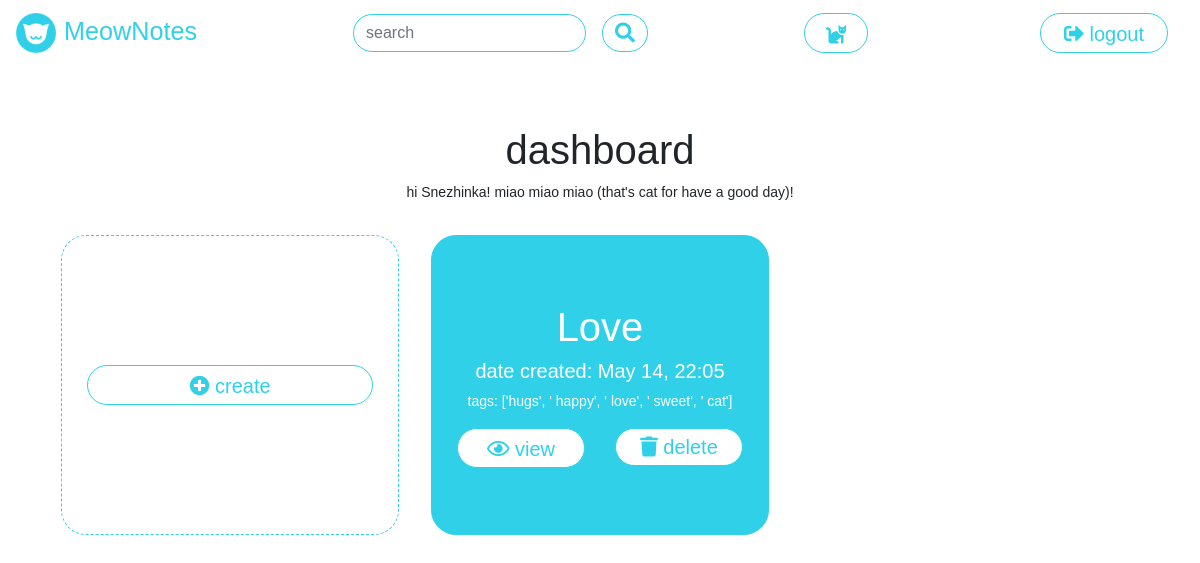
The app's page /dashboard (signed in) with its own data.
### tables this page shows
CREATE TABLE "notes" (
 "id" INTEGER UNIQUE,
 "uid" INTEGER NOT NULL,
 "date_created" TEXT NOT NULL,
 "title" TEXT NOT NULL,
 "tags" TEXT,
 "content" BLOB NOT NULL,
 PRIMARY KEY("id")
);

### meownotes/pawprint.py (the view)
@bp.route("/dashboard")
def dashboard():
    if g.uid:
        session_user = g.username
        uid = g.uid
        db_user_results = get_notes_by_user(uid)
        note_data = process_note_results(db_user_results)
        msg = create_welcome_message(session_user)
        return render_template("dashboard.html", msg=msg, menu_item="logout", data=note_data)
    return redirect("/")

### meownotes/dbquery.py (called while the page is built)
def get_db():
    if DEBUG:
        print(">>> INFO: MeowNotes database configured is: %s" % current_app.config["DATABASE"])
    if "db" not in g:
        g.db = sqlite3.connect(
            current_app.config["DATABASE"],
            detect_types=sqlite3.PARSE_DECLTYPES
        )
        g.db.row_factory = sqlite3.Row
    return g.db

def execute_select(query):
    db = get_db()
    result = db.execute(query).fetchall()
    if DEBUG:
        print(result)
    return result

def get_user_by_name(username):
    query_input_items = [{"val": username, "cols": ["username"], "type": "exact", "condition": True}]
    query = prepare_query("GET_CONDITIONAL", "users", query_input_items)
    results = execute_select(query)
    return results

def get_id_by_user(username):
    db_res = get_user_by_name(username)
    db_user = parse_user(db_res[0])
    uid = db_user["uid"]
    return uid

def get_notes_by_user(uid):
    query_input_items = [{"val": uid, "cols": ["uid"], "type": "exact", "condition": True}]
    query = prepare_query("GET_CONDITIONAL", "notes", query_input_items)
    results = execute_select(query)
    return results

def parse_user(db_result):
    result = {
        "uid": db_result[0],
        "username": db_result[1],
        "password": db_result[2]
    }
    return result

def parse_note(db_note):
    real_date = dateutil.parser.parse(db_note[2])
    result = {
        "note_id": db_note[0],
        "uid": db_note[1],
        "date_created": db_note[2],
        "ui_date": real_date.strftime('%b %d, %H:%m'),
        "title": db_note[3],
        "tags": db_note[4].split(","),
        "content": db_note[5],
    }
    return result

def process_note_results(db_notes):
    parsed_notes = []
    for db_note in db_notes:
        parsed_notes.append(parse_note(db_note))
    parsed_notes.sort(key=operator.itemgetter('date_created'))
    return parsed_notes

### meownotes/pawprint.py (called while the page is built)
@bp.before_app_request
def check_user_logged_in():
    if session.get("username") is not None:
        g.username = session.get("username")
        g.uid = get_id_by_user(session.get("username"))
    else:
        g.uid = None

### meownotes/utils.py (called while the page is built)
def format_value_for_db(value, cols, paramtype):
    if type(value) == int or "id" in cols:
        result = str(value)
    elif paramtype == "contains":
        result = "'%" + value + "%'"
    else:
        result = "'" + value + "'"
    return result

### meownotes/templates/dashboard.html (shortened to what this page needs)
<!DOCTYPE html>
<html lang="en" dir="ltr">
{% extends "meownotes.html" %}
  {% block head %}
  {{ super() }}
  {% endblock %}
  {% block content %}
  <div class="content main">
    <div class="row">
      <div class="col my-auto text-center">
        <div class="my-auto">
          <h1>dashboard</h1>
          {{msg}}
        </div>
      </div>
    </div>
    <div class="row dash-notes-row align-items-center">
      <div class="col-4 text-center dash-notes-col my-auto">
        <div class="dashboard-note-prompt card">
          <div class="card-contents my-auto">
            <div class="row">
              <div class="col">
                <div class="meownotes-button meownotes-link my-auto meownotes-go-accent">
                  <span class="align-middle">
                    <a href="{{ url_for('pawprint.create') }}">
                      <i class="fas fa-plus-circle"></i> create
                    </a>
                  </span>
                </div>
              </div>
            </div>
          </div>
        </div>
      </div>
      {% for note in data %}
      <div class="col-4 text-center dash-notes-col my-auto">
        <div class="dashboard-note card">
          <div class="card-contents my-auto">
            <div class="row">
              <div class="col">
                <h1>{{ note['title'] }}</h1>
              </div>
            </div>
            <div class="row">
              <div class="col">
                <h5>date created: {{ note['ui_date'] }}</h5>
              </div>
            </div>
            <div class="row">
              <div class="col">
                <p>tags: {{ note['tags'] }}</p>
              </div>
            </div>
            <div class="row">
              <div class="col-6">
                <div class="meownotes-button meownotes-link my-auto meownotes-go-accent">
                  <span class="align-middle">
                    <a href="{{ url_for('pawprint.view', id=note['note_id']) }}"><i class="far fa-eye"></i> view</a>
                  </span>
                </div>
              </div>
              <div class="col-6">
                <form method="POST" action="{{ url_for('pawprint.delete') }}">
                  <button class="meownotes-button meownotes-link btn btn-med btn-primary btn-block meownotes-bg-warning"
                    type="submit"><i class="fas fa-trash"></i> delete</button>
                </form>
              </div>
            </div>
          </div>
        </div>
      </div>
      {% endfor %}
    </div>
  </div>
  {% endblock %}

### meownotes/static/css/main.css (style rules this page uses)
body { font-family: "Montserrat", sans-serif; font-size: 14px; }
a { text-decoration: none !important; }
h1 { font-weight: 500; }
:root { --meownotes-blue: #30D1E8; --meownotes-light: #FFFFFF; --meownotes-yellow: #FFB20F; --meownotes-red: #EA526F; }
.meownotes-button { line-height: 1.2; font-size: 1.25rem; text-align: center; padding: .375rem .75rem; border-radius: 25px !important; background-color: var(--meownotes-light); color: var(--meownotes-blue); border: 1px solid var(--meownotes-blue); }
.meownotes-link { padding: .375rem .75rem; width: 100%; margin: auto; display: inline-table; }
.meownotes-link>span, .meownotes-link>span>a { color: var(--meownotes-blue); }
.main { padding: 60px; height: calc(100vh - 56px); }
.dash-notes-row { height: 100%; }
.dash-notes-col { padding: 1rem; margin-top: 1rem !important; }
.dash-notes-col { height: 325px; }
.dashboard-note-prompt, .dashboard-note { height: 300px; border-radius: 25px; padding-left: 25px; padding-right: 25px; }
.dashboard-note-prompt { background-color: #ffffff; border: 1px dashed #30D1E8; color: #30D1E8; }
.dashboard-note { background-color: #30D1E8; border: 1px solid #30D1E8; color: #ffffff; }

### records on screen
notes: title "Love", ui_date "May 14, 22:05", tags "['hugs', ' happy', ' love', ' sweet', ' cat']"

### other values on screen
{{ menu_item }} "logout"
{{ msg }} "hi Snezhinka! miao miao miao (that's cat for have a good day)!"
